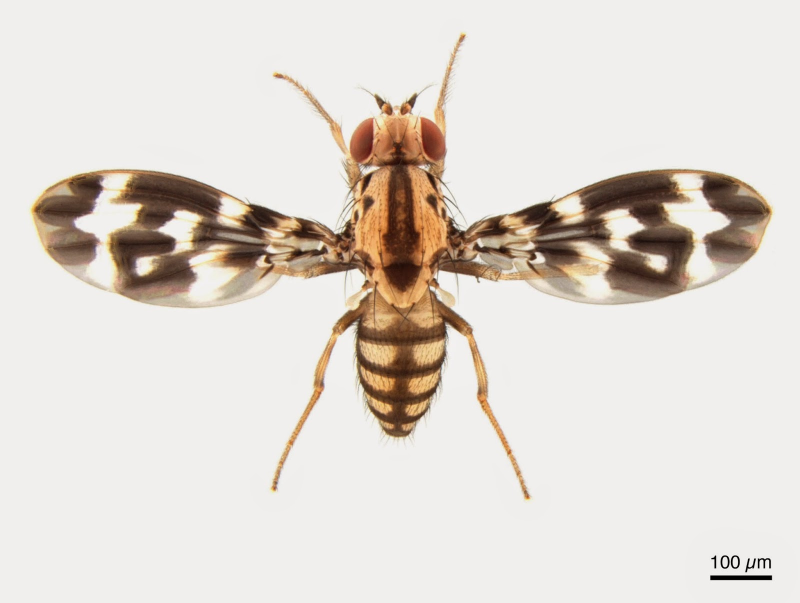
#> input picture dgrim.jpg, 1600 x 1205 px (shown at 1/2 size)
$ jupyter execute --allow-errors 'OpenCV Notes.ipynb'   (shell and % lines are left out)   (older library calls are emulated)
#> lines starting #> are read from the running program, lines starting #| are printed output that depends on the picture
## Installing:

```pip install --user opencv-contrib-python```

Credit to https://github.com/fooock for my start point

[cell 1]
from matplotlib import pyplot as plt

import cv2

import numpy as np

import copy

## Read image

[cell 2]
image = cv2.imread("dgrim.jpg")
#> image is the input picture: shape (1205, 1600, 3); mean B, G, R 209.6, 216.6, 223.4
print('size: {} shape: {}'.format(image.size, image.shape))
#| size: 5784000 shape: (1205, 1600, 3)

## Show image

[cell 3]
plt.imshow(cv2.cvtColor(image, cv2.COLOR_BGR2RGB))

## Get only one channel

[cell 4]
plt.imshow(image[:,:,2])

## Convert to gray scale

[cell 5]
gray = cv2.cvtColor(image, cv2.COLOR_BGR2GRAY)
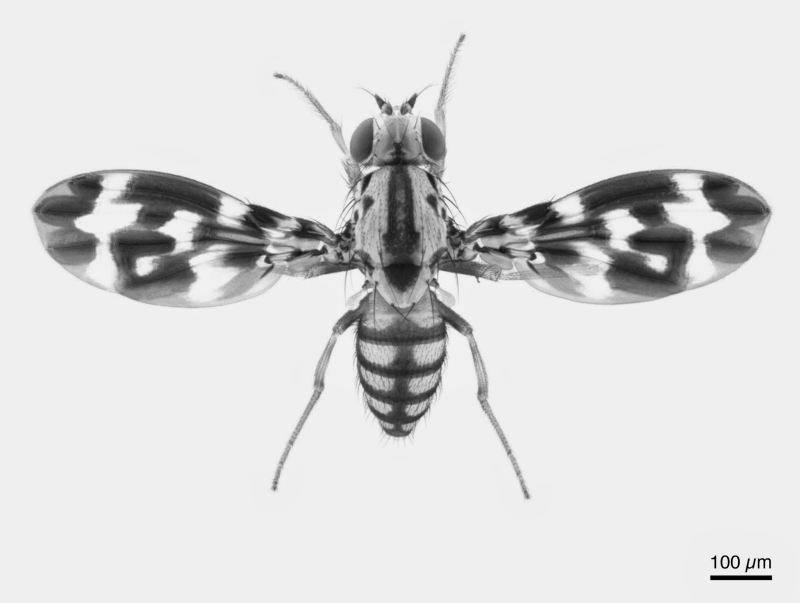
#> gray: shape (1205, 1600) (shown at 1/2 size); min 0, max 251, mean 217.8
plt.imshow(gray, cmap='gray')

## Normalize between 0 and 1

[cell 6]
gray_norm = cv2.normalize(gray, gray, alpha=0, beta=1, norm_type=cv2.NORM_MINMAX, dtype=cv2.CV_32F)

## Keypoint detection

[cell 7]
sift = cv2.xfeatures2d.SIFT_create()
keypoints = sift.detect(gray, None)
#> keypoints = 2613 keypoints; strongest (x, y, size): (1430, 1134, 2.8), (1426, 1155, 7.7), (1538, 1155, 7.8), (1497, 1119, 2.7)

## Draw keypoints

[cell 8]
res = cv2.drawKeypoints(gray, keypoints, gray, flags=cv2.DRAW_MATCHES_FLAGS_DRAW_RICH_KEYPOINTS, color=(200, 0, 0))

plt.imshow(res)

## Add noise

[cell 9]
noisy = gray  + np.random.normal(size=gray.shape) * 25.
plt.imshow(noisy, cmap='gray')

## Smooth

[cell 10]
sigma = 3
smooth = cv2.blur(noisy, (9, 9), sigma)
plt.imshow(smooth, cmap='gray')

Im prinzip faehrt man dafuer nur einen gaussian kernel (a) ueber das bild und mach ein weighted average. Normales average kann man nicht nehmen weil es scheisse aussieht(b). Macht auch sinn: Wichtiger ist, was direkt in der naehe ist, weniger je weiter weg.

Ein Kernel sieht so aus:

[cell 11]
def create_gaussian_kernel(size=3, sigma=0.05):
    if type(size) == int:
        height, width = size, size
    else:
        height, width = size
    hrange = np.linspace(-height//2 + (1 if (width % 2 == 1) else 0), height//2 , height)
    wrange = np.linspace(-width//2 + (1 if (width % 2 == 1) else 0), width//2, width)
    x = np.array([gauss(i, sigma) for i in hrange]).reshape((height, 1))
    y = np.array([gauss(i, sigma) for i in wrange]).reshape((1, width))
    kernel = x * y
    return kernel

def gauss(i, sigma):
    return (1 / np.sqrt(2 * np.pi *(sigma**2))) * np.exp((-i ** 2) / (2 * (sigma**2)))

ax = plt.subplot()
k =create_gaussian_kernel(17, 3)
plt.imshow(k)
plt.title("Gaussian kernel of size 16, sigma 3")
t=plt.text(-0.1, -0.1, "a", transform=ax.transAxes, fontsize=30, fontweight="bold")

Im Prinzip ist dieser Kernel nur eine Gewichtung:
 - Nah am Fokus-Pixel: viel Gewicht
 - weiter weg: immer weniger Gewicht

[cell 12]
fig = plt.figure(figsize=(12, 12))

noisy2 = noisy[400:700, 600:1000]

smooth2 = cv2.filter2D(noisy2, -1, k)
fig.add_subplot(1, 2, 1)
plt.imshow(smooth2, cmap='gray')
plt.xlabel("Gaussian filter size 16, sigma 3")

fig.add_subplot(1, 2, 2)
ugly = cv2.filter2D(noisy2, -1, np.ones((8, 8)))
plt.imshow(ugly, cmap='gray')
plt.xlabel("Box filter size 16. Can cause interferences (see around hairs)")

## Edge cases

What should our filter do when it reaches the edges?
  - only calculate if all kernel spots filled
  - fill up with constant
  - wrap around
  - repeat border pixel
  - reflect images

[cell 13]
fig = plt.figure(figsize=(24, 12))

noisy2 = noisy[500:700, 600:800]
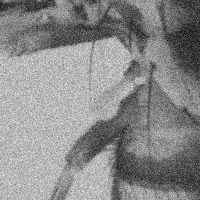
#> noisy2: shape (200, 200) float64; min -49.75, max 349.3, mean 167.2; drawn with min black and max white

const = cv2.filter2D(cv2.copyMakeBorder(noisy2, k.shape[0], k.shape[0], k.shape[0], k.shape[0], borderType=cv2.BORDER_CONSTANT, value=0 ), -1, k)
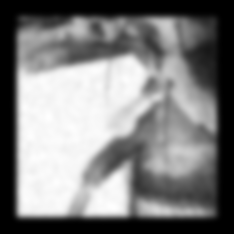
#> const: shape (234, 234) float64; min -1.02e-13, max 243.8, mean 121.1; drawn with min black and max white
fig.add_subplot(1, 5, 1)
plt.imshow(const[k.shape[0]-1:-k.shape[0], k.shape[0]-1:-k.shape[0]], cmap='gray')
plt.xlabel("Constant Border")

wrap = cv2.filter2D(noisy2, -1, k, borderType=cv2.BORDER_WRAP)
fig.add_subplot(1, 5, 2)
plt.imshow(wrap, cmap='gray')
plt.xlabel("Wrap Around")

repl = cv2.filter2D(noisy2, -1, k, borderType=cv2.BORDER_REPLICATE)
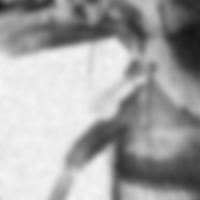
#> repl: shape (200, 200) float64; min 22.7, max 245.3, mean 165.8
fig.add_subplot(1, 5, 3)
plt.imshow(repl, cmap='gray')
plt.xlabel("Replicate")

refl = cv2.filter2D(noisy2, -1, k, borderType=cv2.BORDER_REFLECT)
fig.add_subplot(1, 5, 4)
plt.imshow(refl, cmap='gray')
plt.xlabel("Reflect")
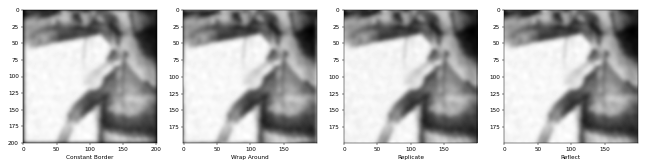
#> figure drawn by matplotlib, 4 panels

## Unsharp mask

[cell 14]
def make_kernel(size=3):
    # make impulse
    kernel = np.zeros((size, size))
    kernel[size//2, size//2] = 2
    # substract unsharp
    kernel -= np.ones((size, size)) / size ** 2
    return kernel

crop = gray[600:1000, 600:1000]

fig = plt.figure(figsize=(8, 8))
fig.add_subplot(1, 2, 1)
plt.imshow(crop, cmap='gray')
plt.xlabel("Original")

unsharp_kernel = make_kernel()
fig.add_subplot(1, 2, 2)
unsh = cv2.filter2D(crop, -1, unsharp_kernel)
plt.imshow(unsh, cmap='gray')
plt.xlabel("Unsharp mask")

## Median filtering
Good for weird outliers, preserves edges

[cell 15]
def add_sp(im, fraction=0.02):
    """Adds salt & pepper noise to an image"""
#> called with fraction = 0.1
    im2 = copy.deepcopy(im)
    sp = np.random.randint(0, 2/fraction, im.shape)
    white = sp == 0
    black = sp == 2/fraction
    im2[black] = 0
    im2[white] = 255
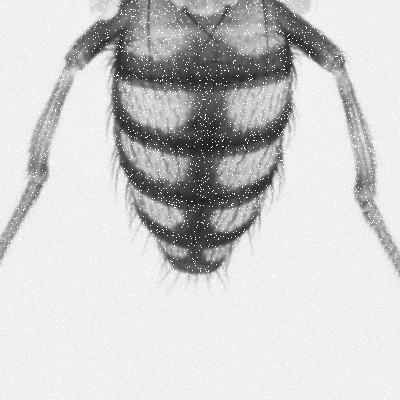
#> im2: shape (400, 400); min 29, max 255, mean 204.4
    return im2

[cell 16]
crop = gray[600:1000, 600:1000]

sp = add_sp(crop, 0.1)

fig = plt.figure(figsize=(12, 8))
fig.add_subplot(1, 3, 1)
plt.imshow(sp, cmap='gray')
plt.xlabel("Salt & Pepper")

fig.add_subplot(1, 3, 2)
med = cv2.medianBlur(sp, 9)
plt.imshow(med, cmap='gray', vmin=0, vmax=255)
plt.xlabel("Median smoothed")

fig.add_subplot(1, 3, 3)
gauss = cv2.blur(sp, (9, 9))
plt.imshow(gauss, cmap='gray', vmin=0, vmax=255)
plt.xlabel("Gaussian smoothed")

## Edge detection

Basically: using the derivative of the image function -> finding peaks there.

- we need the differential operator to get an gradient

[cell 17]
# image gradient
o_gray = cv2.cvtColor(cv2.imread("octagon.png"), cv2.COLOR_BGR2GRAY)
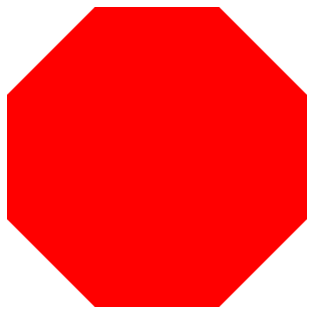
#> input picture octagon.png, 315 x 315 px
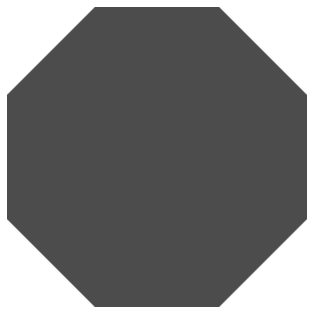
#> o_gray: shape (315, 315); min 76, max 255, mean 120.5


fig = plt.figure(figsize=(12, 8))
fig.add_subplot(1, 3, 1)
sobelx = cv2.Sobel(o_gray,cv2.CV_64F,1,0,ksize=5)
plt.imshow(sobelx)

fig.add_subplot(1, 3, 2)
sobely = cv2.Sobel(o_gray,cv2.CV_64F,0,1,ksize=5)
plt.imshow(sobely)

fig.add_subplot(1, 3, 3)

magn = np.sqrt(sobelx ** 2 + sobely ** 2) # sum up squares of gradient & take root to get both directions
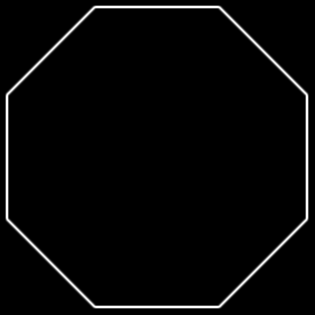
#> magn: shape (315, 315) float64; min 0, max 8705.6, mean 229.2; drawn with min black and max white
plt.imshow(magn)

# this only calculates the gradient in x direction!

[cell 18]
# getting the direction of the change
direct = 180 +  180 * np.arctan2(sobely, sobelx) / (np.pi / 2)
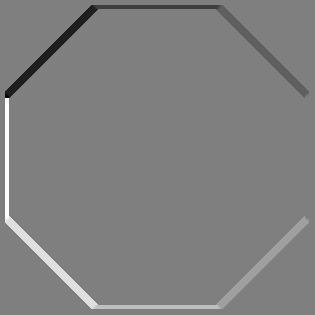
#> direct: shape (315, 315) float64; min -179.9, max 540, mean 181.7; drawn with min black and max white
plt.imshow(direct, cmap="gray")
